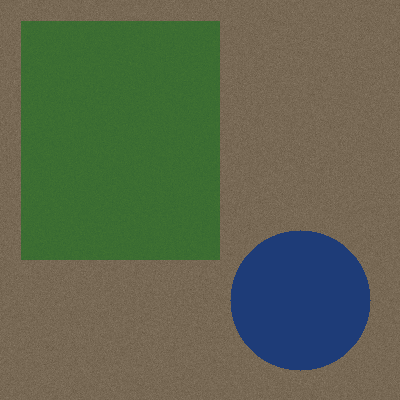
#> input picture sample_images/village_t1_rgb.png, 400 x 400 px
$ python vegetation_analysis.py
#> lines starting #> are read from the running program, lines starting #| are printed output that depends on the picture
"""
src/vegetation_analysis.py
----------------------------
GramDarpan - Image Analysis Module: Agriculture / Vegetation Agent

Computes NDVI (Normalized Difference Vegetation Index) from Red + NIR
bands to assess crop / vegetation health across a village's agriculture
zones — the core remote-sensing technique used in real satellite-based
crop monitoring (Sentinel-2, Landsat, drone multispectral cameras).

    NDVI = (NIR - Red) / (NIR + Red)

NDVI ranges from -1 to 1:
    < 0.1         -> bare soil / water / no vegetation
    0.1 - 0.3     -> sparse / stressed vegetation
    0.3 - 0.6     -> moderate vegetation health
    > 0.6         -> dense, healthy vegetation

Usage:
    from src.vegetation_analysis import analyze_vegetation
    result = analyze_vegetation(rgb_path, nir_path, out_dir)
"""

import numpy as np
from PIL import Image
import matplotlib.pyplot as plt
import matplotlib.colors as mcolors
import os
import json


def _load_band(path, as_gray=False):
    img = Image.open(path)
    if as_gray:
        img = img.convert("L")
    return np.array(img).astype(np.float32)


def compute_ndvi(red_band, nir_band):
    """Compute NDVI array, safely handling division by zero."""
    denom = (nir_band + red_band)
    denom[denom == 0] = 1e-6
    ndvi = (nir_band - red_band) / denom
    return np.clip(ndvi, -1, 1)


def classify_health(ndvi_value):
    if ndvi_value < 0.1:
        return "No Vegetation / Bare"
    elif ndvi_value < 0.3:
        return "Poor"
    elif ndvi_value < 0.6:
        return "Moderate"
    else:
        return "Good"


def analyze_vegetation(rgb_path, nir_path, out_dir, label="scene"):
    """
    Full vegetation analysis pipeline:
      1. Load RGB (for Red band) + NIR band images
      2. Compute NDVI raster
      3. Classify overall + zonal health
      4. Save an NDVI heatmap image
      5. Return a structured JSON-able report

    Returns dict:
        {
          "label": ...,
          "mean_ndvi": float,
          "health_status": str,
          "vegetation_pixel_percent": float,
          "heatmap_path": str
        }
    """
#> called with rgb_path = 'sample_images/village_t1_rgb.png', nir_path = 'sample_images/village_t1_nir.png', out_dir = 'output', label = 'village_t1'
    os.makedirs(out_dir, exist_ok=True)

    rgb = _load_band(rgb_path)
#> in _load_band, img is the input picture: PIL image 400x400 RGB; mean R, G, B 93, 101.7, 77.6
    red_band = rgb[:, :, 0]
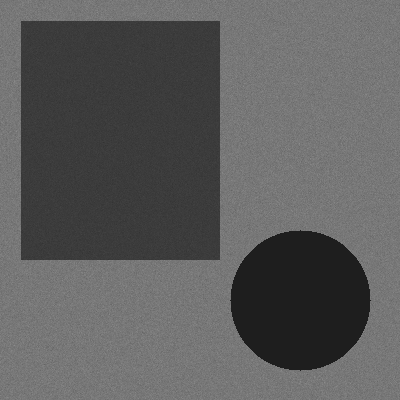
#> red_band: shape (400, 400) float32; min 30, max 140, mean 93
    nir_band = _load_band(nir_path, as_gray=True)
#> call 2 of _load_band, with path = 'sample_images/village_t1_nir.png', as_gray = True
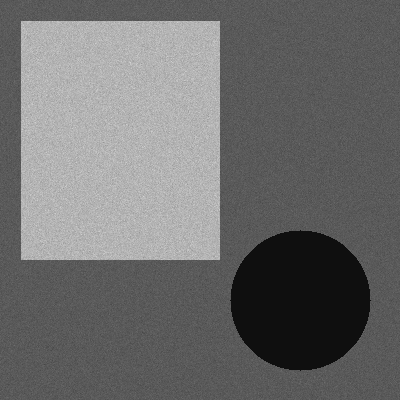
#> input picture sample_images/village_t1_nir.png, 400 x 400 px
#> in _load_band, img is the input picture: PIL image 400x400 L; min 15, max 213, mean 109.1

    ndvi = compute_ndvi(red_band, nir_band)
#> in compute_ndvi, `denom = (nir_band + red_band)`:
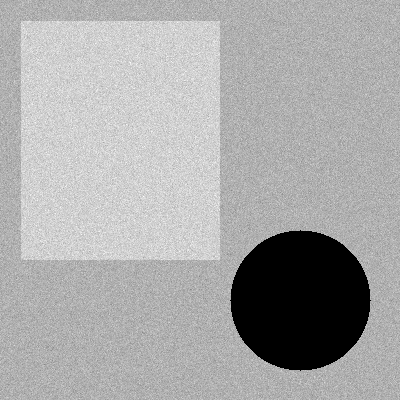
#> denom: shape (400, 400) float32; min 45, max 282, mean 202.1; drawn with min black and max white
#> in compute_ndvi, `ndvi = (nir_band - red_band) / denom`:
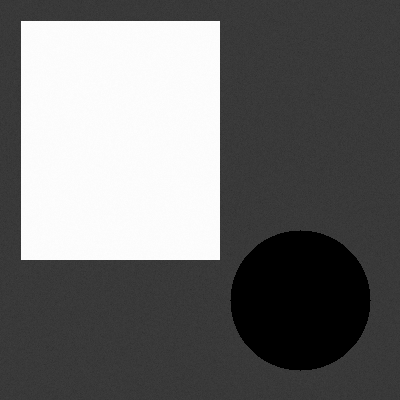
#> ndvi: shape (400, 400) float32; min -0.333, max 0.511, mean 0.0299; drawn with min black and max white
    mean_ndvi = float(np.mean(ndvi))
#> mean_ndvi = 0.0299
    veg_pixels = np.sum(ndvi > 0.3)
#> veg_pixels = 47561
    total_pixels = ndvi.size
#> total_pixels = 160000
    veg_percent = round(100 * veg_pixels / total_pixels, 2)
#> veg_percent = 29.73

    # Save NDVI heatmap visualization
    heatmap_path = os.path.join(out_dir, f"{label}_ndvi_heatmap.png")
    cmap = mcolors.LinearSegmentedColormap.from_list(
        "ndvi_cmap", ["#8B4513", "#D2B48C", "#FFFF66", "#7CFC00", "#006400"]
    )
    plt.figure(figsize=(6, 6))
    plt.imshow(ndvi, cmap=cmap, vmin=-1, vmax=1)
    plt.colorbar(label="NDVI")
    plt.title(f"Vegetation Health (NDVI) — {label}\nMean NDVI: {mean_ndvi:.3f} | Status: {classify_health(mean_ndvi)}")
    plt.axis("off")
    plt.tight_layout()
    plt.savefig(heatmap_path, dpi=130)
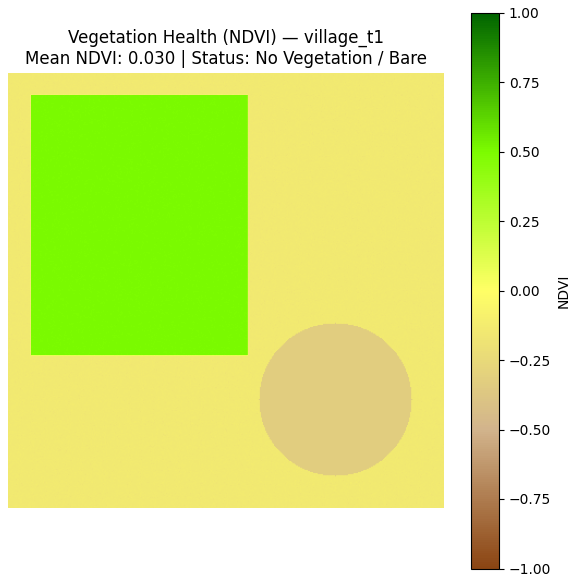
#> figure drawn by matplotlib, 2 panels
    plt.close()

    # Zonal stats split into a 4x4 grid of plots to simulate multiple field parcels
    zones = []
    gh, gw = ndvi.shape[0] // 4, ndvi.shape[1] // 4
#> gh = 100; gw = 100
    for i in range(4):
        for j in range(4):
            block = ndvi[i * gh:(i + 1) * gh, j * gw:(j + 1) * gw]
            z_mean = float(np.mean(block))
            zones.append({
                "zone_id": f"Z-{i}{j}",
                "mean_ndvi": round(z_mean, 3),
                "health_status": classify_health(z_mean)
            })
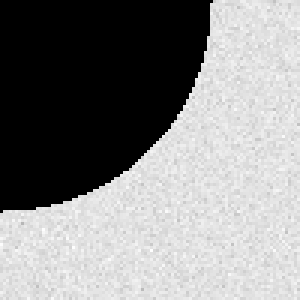
#> block: shape (100, 100) float32 (shown 3 times larger); min -0.333, max -0.12, mean -0.218; drawn with min black and max white
#> after the loop, zones = 16 items

    report = {
        "label": label,
        "mean_ndvi": round(mean_ndvi, 3),
        "health_status": classify_health(mean_ndvi),
        "vegetation_pixel_percent": veg_percent,
        "heatmap_path": heatmap_path,
        "zones": zones
    }
    return report


if __name__ == "__main__":
    base = os.path.dirname(os.path.dirname(__file__))
    rgb_path = os.path.join(base, "sample_images", "village_t1_rgb.png")
    nir_path = os.path.join(base, "sample_images", "village_t1_nir.png")
    out_dir = os.path.join(base, "output")

    report = analyze_vegetation(rgb_path, nir_path, out_dir, label="village_t1")
#> report = 6 items
    print(json.dumps(report, indent=2))
#> (printed output is left out)
